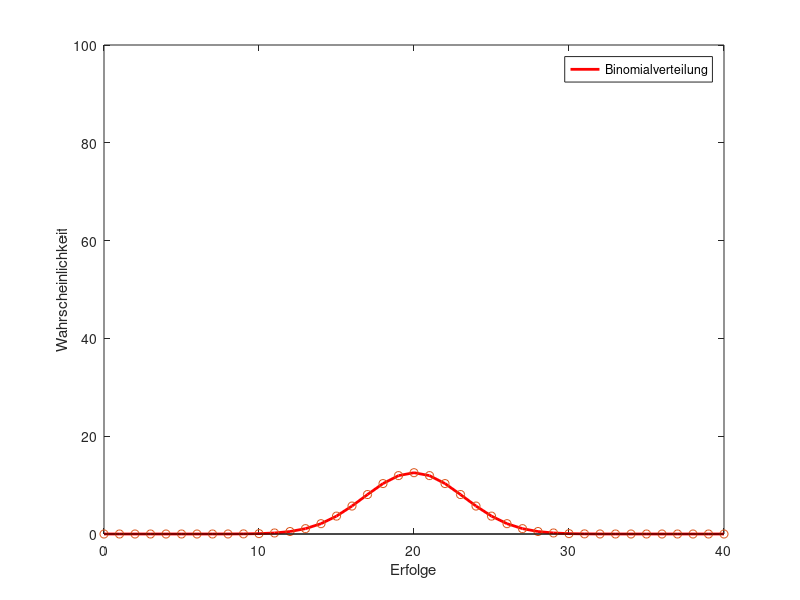

Write the MATLAB code that produced this figure.
x=linspace(0,40,41);
P=100*binopdf(x,40,0.5);
plot(x,P,'LineWidth',2,'Color','r')
hold on
stem(x,P,'LineWidth',2,'LineStyle','none','Color','r')
xlabel('Erfolge')
ylabel('Wahrscheinlichkeit')
xlim([0 40])
ylim([0 100])
legend('Binomialverteilung')
